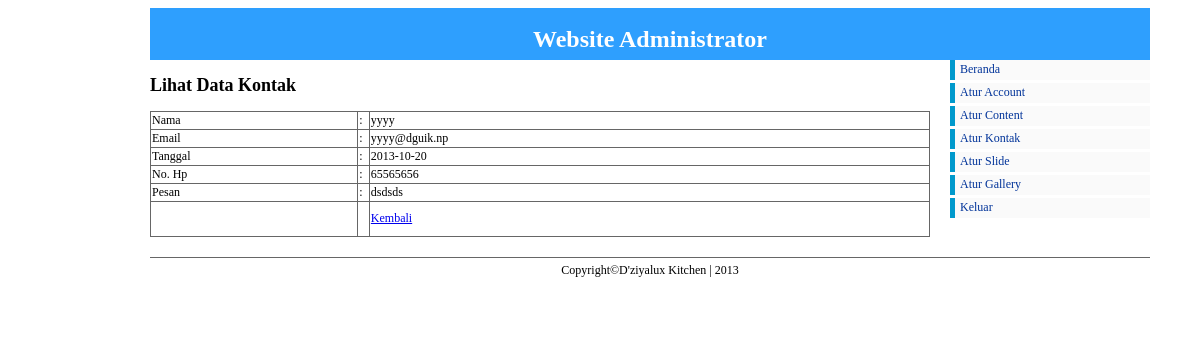
Before: /admin/index.php?pg=kontak/lihat_kontak&id=14 (signed in) with the older database file.
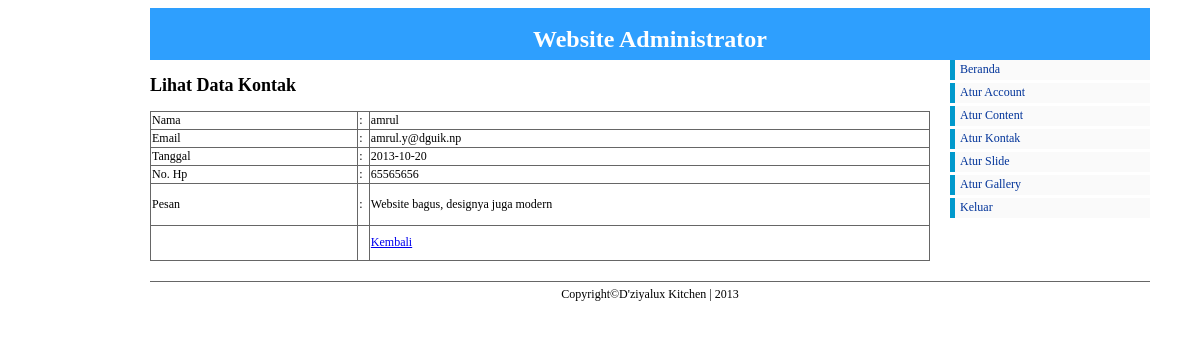
After: the same page with the newer database file.
### tables this page shows
CREATE TABLE IF NOT EXISTS `kontak` (
  `ID_KONTAK` int(11) NOT NULL AUTO_INCREMENT,
  `NAMA` varchar(100) NOT NULL,
  `EMAIL` varchar(100) NOT NULL,
  `NO_HP` varchar(15) NOT NULL,
  `PESAN` text NOT NULL,
  `TANGGAL` date NOT NULL,
  PRIMARY KEY (`ID_KONTAK`)
);

### admin/kontak/lihat_kontak.php (the view, shortened to what this page needs)
  <?php
  $data = mysql_query("select * from kontak where ID_KONTAK = '$_GET[id]';");
  while($tampil = mysql_fetch_array($data)){
  ?>
<h2>Lihat Data Kontak</h2>
  <table width="441" border="1" align="center">
    <tr>
      <td width="111">Nama</td>
      <td width="3">:</td>
      <td width="305"><?php echo $tampil['NAMA'];?></td>
    </tr>
    <tr>
      <td>Email</td>
      <td>:</td>
      <td><?php echo $tampil['EMAIL'];?></td>
    </tr>
    <tr>
      <td>Tanggal</td>
      <td>:</td>
      <td><?php echo $tampil['TANGGAL'];?></td>
    </tr>
    <tr>
      <td>No. Hp</td>
      <td>:</td>
      <td><?php echo $tampil['NO_HP'];?> </td>
    </tr>
    <tr>
      <td>Pesan</td>
      <td>:</td>
      <td><?php echo $tampil['PESAN'];?></td>
    </tr>
    <tr>
      <td height="32">&nbsp;</td>
      <td>&nbsp;</td>
      <td><a href="?pg=kontak/data_kontak" class="klik">Kembali</a></td>
    </tr>
    <?php } ?>
  </table>

Changed rows visible on the page:
changed kontak: NAMA "yyyy" → "amrul"; EMAIL "yyyy@dguik.np" → "amrul.y@dguik.np"; PESAN "dsdsds" → "Website bagus, designya juga modern"
